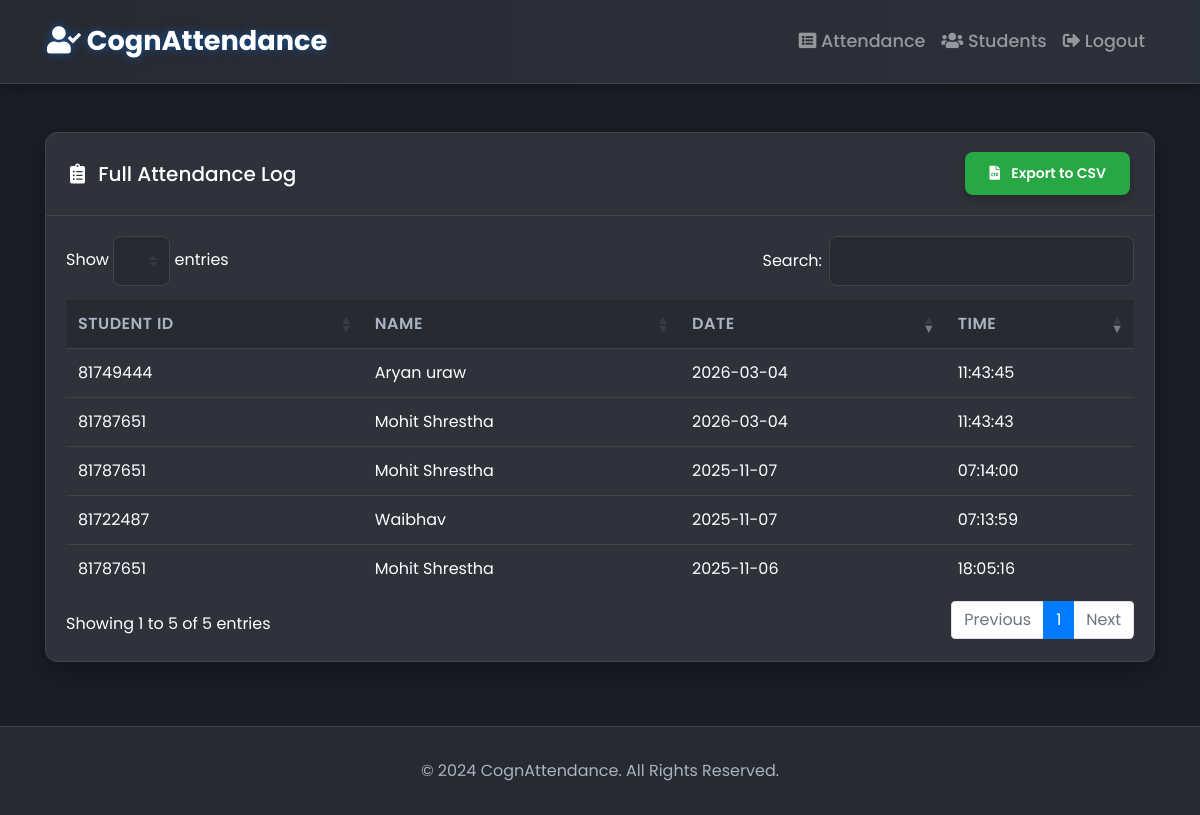
The app's page /attendance (signed in) with its own data.
### tables this page shows
CREATE TABLE attendance (
                id INTEGER PRIMARY KEY AUTOINCREMENT,
                student_id TEXT NOT NULL,
                date TEXT NOT NULL,
                time TEXT NOT NULL,
                FOREIGN KEY (student_id) REFERENCES students (id) ON DELETE CASCADE
            );

CREATE TABLE students (
                id TEXT PRIMARY KEY,
                name TEXT NOT NULL,
                faculty TEXT,
                dob TEXT,
                email TEXT,
                address TEXT
            );

### app.py (the view)
@app.route('/attendance')
@login_required
def list_attendance():
    attendance_records = get_attendance()
    return render_template('attendance.html', attendance=attendance_records)

### app.py (called while the page is built)
def login_required(f):
    @wraps(f)
    def decorated_function(*args, **kwargs):
        if 'logged_in' not in session:
            return redirect(url_for('login', next=request.url))
        if request.method == 'POST':
            if request.referrer and not request.referrer.startswith(request.host_url):
                flash('Invalid request origin', 'danger')
                return redirect(url_for('login'))
        return f(*args, **kwargs)
    return decorated_function

### database_sql.py (called while the page is built)
def get_db_connection():
    conn = sqlite3.connect(DB_FILE)
    conn.row_factory = sqlite3.Row
    return conn

def get_attendance():
    conn = get_db_connection()
    attendance = conn.execute('''
        SELECT a.id, s.id as student_id, s.name, a.date, a.time
        FROM attendance a
        JOIN students s ON a.student_id = s.id
        ORDER BY a.date DESC, a.time DESC
    ''').fetchall()
    conn.close()
    return [dict(row) for row in attendance]

### templates/attendance.html (shortened to what this page needs)
{% extends 'layout.html' %}
{% block content %}
<div class="card">
    <div class="card-header d-flex justify-content-between align-items-center">
        <h5 class="mb-0"><i class="fas fa-clipboard-list mr-2"></i> Full Attendance Log</h5>
        <a href="{{ url_for('export_attendance') }}" class="btn btn-sm btn-success">
            <i class="fas fa-file-csv mr-2"></i> Export to CSV
        </a>
    </div>
    <div class="card-body">
        <div class="table-responsive">
            {% include '_attendance_table.html' %}
        </div>
    </div>
</div>
{% endblock %}

### templates/_attendance_table.html (shortened to what this page needs)
<table class="table table-hover mb-0" id="attendanceTable">
    <thead>
        <tr>
            <th>Student ID</th>
            <th>Name</th>
            <th>Date</th>
            <th>Time</th>
        </tr>
    </thead>
    <tbody>
        {% for record in attendance %}
            <tr>
                <td>{{ record.student_id }}</td>
                <td>{{ record.name }}</td>
                <td>{{ record.date }}</td>
                <td>{{ record.time }}</td>
            </tr>
        {% endfor %}
    </tbody>
</table>

### static/style.css (style rules this page uses)
:root { --primary-bg: #1a1d24; --secondary-bg: #272a31; --card-bg: #2f323a; --primary-text: #ffffff; --secondary-text: #a9b3c1; --accent: #007bff; --accent-hover: #0056b3; --border-color: #40434a; --success: #28a745; --danger: #dc3545; --glow-color: rgba(0, 123, 255, 0.5); }
body { background-color: var(--primary-bg); color: var(--primary-text); font-family: 'Poppins', sans-serif; font-weight: 400; animation: fadeIn 0.8s ease-in-out; }
.card { background-color: var(--card-bg); border: 1px solid var(--border-color); border-radius: 12px; box-shadow: 0 8px 25px rgba(0, 0, 0, 0.3); margin-top: 2rem; animation: slideInUp 0.7s ease-out forwards; transition: transform 0.3s ease, box-shadow 0.3s ease; }
.card-header { background-color: transparent; font-size: 1.4rem; font-weight: 600; border-bottom: 1px solid var(--border-color); border-top-left-radius: 12px; border-top-right-radius: 12px; padding: 1.2rem 1.5rem; }
.table { color: var(--primary-text); margin-bottom: 0; }
.table-responsive { border-radius: 8px; overflow: hidden; }
.table thead th { background-color: var(--secondary-bg); color: var(--secondary-text); border: none; font-weight: 600; text-transform: uppercase; letter-spacing: 0.5px; }
.table tbody tr { background-color: var(--card-bg); transition: background-color 0.2s ease-in-out, transform 0.2s ease; }
.table td, .table th { border-top: 1px solid var(--border-color); vertical-align: middle; }
.btn { font-weight: 600; border-radius: 8px; padding: 0.7rem 1.5rem; border: none; transition: all 0.3s ease; box-shadow: 0 4px 10px rgba(0, 0, 0, 0.2); }

### records on screen
attendance: student_id "81749444", name "Aryan uraw", date "2026-03-04", time "11:43:45"
attendance: student_id "81787651", name "Mohit Shrestha", date "2026-03-04", time "11:43:43"
attendance: student_id "81787651", name "Mohit Shrestha", date "2025-11-07", time "07:14:00"
attendance: student_id "81722487", name "Waibhav", date "2025-11-07", time "07:13:59"
attendance: student_id "81787651", name "Mohit Shrestha", date "2025-11-06", time "18:05:16"
